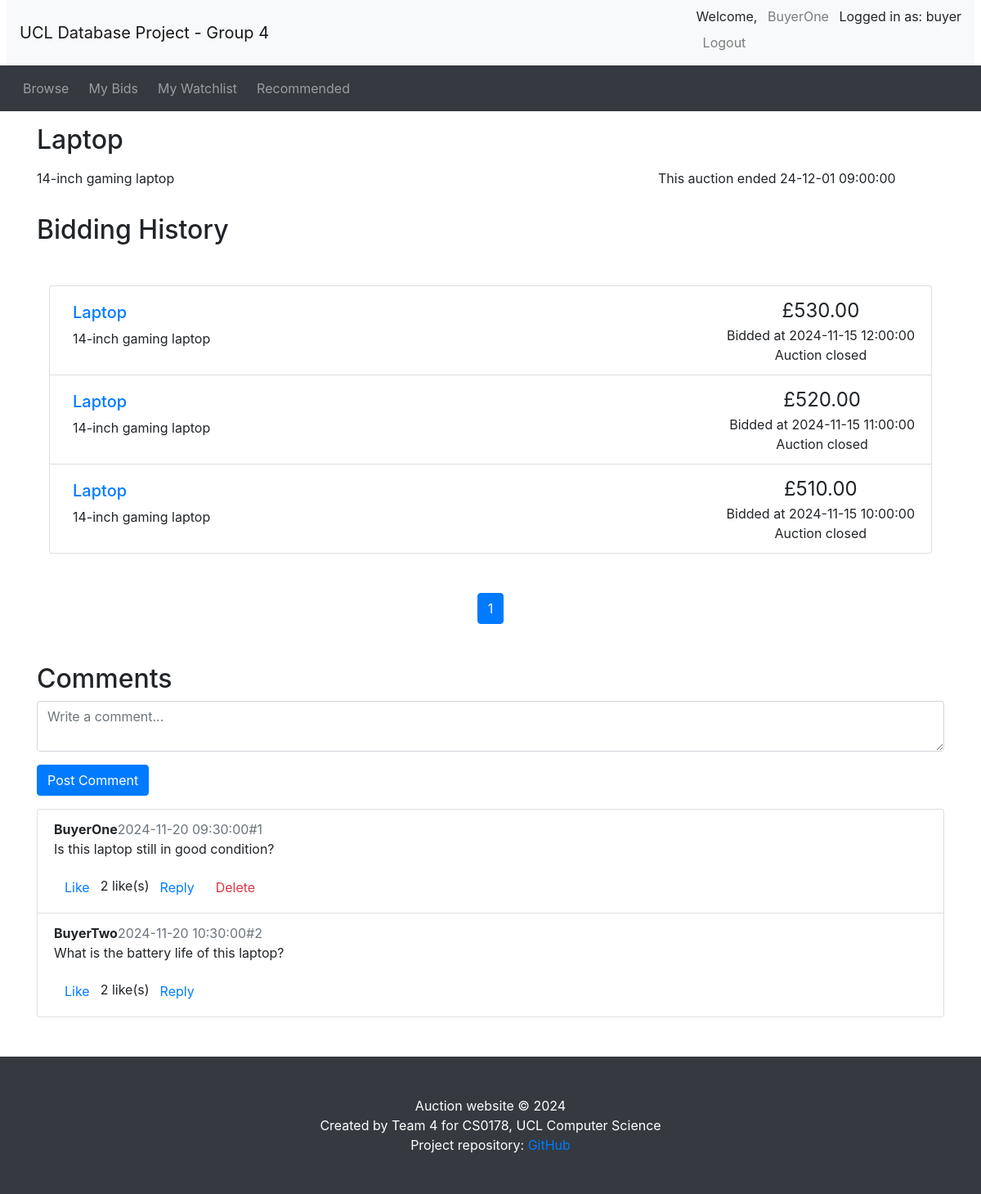
Screenshot of /listing.php?item_id=1 (signed in) with the database file from the repository.
### tables this page shows
CREATE TABLE `auctions` (
    `item_id` INT PRIMARY KEY AUTO_INCREMENT,
    `title` VARCHAR(50) UNIQUE NOT NULL,
    `details` TEXT,
    `category` VARCHAR(30) NOT NULL,
    `startPrice` DECIMAL(10, 2) NOT NULL,
    `reservePrice` DECIMAL(10, 2) CHECK (
        `reservePrice` IS NULL
        OR `reservePrice` >= `startPrice`
    ),
    `startDate` DATETIME NOT NULL,
    `endDate` DATETIME NOT NULL,
    `seller_id` INT NOT NULL,
    `status` ENUM('active', 'closed', 'cancelled') NOT NULL DEFAULT 'active',
    FOREIGN KEY (`seller_id`) REFERENCES `seller` (`user_id`) ON DELETE CASCADE
);

CREATE TABLE `comments` (
    `comment_id` INT PRIMARY KEY AUTO_INCREMENT,
    `item_id` INT NOT NULL,
    `buyer_id` INT NOT NULL,
    `time` DATETIME NOT NULL,
    `content` VARCHAR(1023) NOT NULL,
    `parent_comment_id` INT,
    FOREIGN KEY (`item_id`) REFERENCES `auctions` (`item_id`) ON DELETE CASCADE,
    FOREIGN KEY (`buyer_id`) REFERENCES `user` (`user_id`) ON DELETE CASCADE,
    FOREIGN KEY (`parent_comment_id`) REFERENCES `comments` (`comment_id`) ON DELETE CASCADE
);

CREATE TABLE `profile` (
    `email`  VARCHAR(100) PRIMARY KEY,
    `username` VARCHAR(50) NOT NULL,
    `tel` VARCHAR(15) DEFAULT NULL,
    `address` VARCHAR(100) DEFAULT NULL,
    FOREIGN KEY (`email`) REFERENCES `user` (`email`) ON DELETE CASCADE
);

### listing.php (the view, shortened to what this page needs)
<?php include_once("header.php") ?>
<?php require("utilities.php") ?>
<?php require("my_db_connect.php") ?>
<?php
if (!isset($_GET['item_id'])) {
    $item_id = $_SESSION['viewing'];
} else {
    $item_id = $_GET['item_id'];
}
$sql = "SELECT * FROM auctions WHERE item_id = '$item_id';";
$result = mysqli_query($con, $sql);
$fetch = mysqli_fetch_array($result);
$title = $fetch['title'];
$status = $fetch['status'];
$description = $fetch['details'];
$end_time = new DateTime($fetch['endDate']);
$now = new DateTime();
?>
<div class="container">
    <div class="row">
        <div class="col-sm-8">
            <h2 class="my-3"><?php echo ($title); ?></h2>
        </div>
    </div>
    <div class="row">
        <div class="col-sm-8">
            <div class="itemDescription">
                <?php echo ($description); ?>
            </div>
        </div>
        <div class="col-sm-4">
            <p>
                <?php if ($status == 'cancelled') { ?>
                    This auction was cancelled by its owner.
                <?php } else if ($now > $end_time): ?>
                        This auction ended <?php echo (date_format($end_time, 'y-m-d H:i:s')) ?>
            <?php endif ?>
        </div>
    </div>
</div>
<div class="container" id="mybids">
    <?php
    if (!isset($_GET['page'])) {
        $curr_page = 1;
    } else {
        $curr_page = $_GET['page'];
    }
    if (isset($_SESSION['logged_in']) && $_SESSION['logged_in'] == true && $_SESSION['account_type'] == 'buyer') {
        echo "<h2 class='my-3'>Bidding History</h2>";
        $sql = "SELECT auctions.item_id, auctions.title, auctions.details, auctions.endDate, auctions.status, b.bidTime, b.bidPrice
            FROM (SELECT item_id, bidTime, bidPrice FROM bids WHERE bids.item_id = $item_id) as b
            INNER JOIN auctions
            ON b.item_id = auctions.item_id
            ORDER BY bidPrice DESC";
        $result = mysqli_query($con, $sql);
        $num_results = mysqli_num_rows($result);
        $results_per_page = 3;
        $max_page = ceil($num_results / $results_per_page);
        ?>
        <div class="container mt-5" id="mybids">
            <ul class="list-group">
                <?php
                $sql .= " LIMIT " . (($curr_page - 1) * $results_per_page) . ", $results_per_page";
                $result = mysqli_query($con, $sql);
                while ($fetch = mysqli_fetch_array($result)) {
                    $item_id = $fetch['item_id'];
                    $title = $fetch['title'];
                    $description = $fetch['details'];
                    $end_date = $fetch['endDate'];
                    $bidPrice = $fetch['bidPrice'];
                    $bidTime = $fetch['bidTime'];
                    $status = $fetch['status'];
                    print_bid_listing_li($item_id, $title, $description, $bidPrice, $bidTime, $end_date, $status);
                }
                ?>
            </ul>
            <nav aria-label="Search results pages" class="mt-5">
                <ul class="pagination justify-content-center">
                    <?php
                    $querystring = "";
                    foreach ($_GET as $key => $value) {
                        if ($key != "page") {
                            $querystring .= "$key=$value&amp;";
                        }
                    }
                    $high_page_boost = max(3 - $curr_page, 0);
                    $low_page_boost = max(2 - ($max_page - $curr_page), 0);
                    $low_page = max(1, $curr_page - 2 - $low_page_boost);
                    $high_page = min($max_page, $curr_page + 2 + $high_page_boost);
                    for ($i = $low_page; $i <= $high_page; $i++) {
                        if ($i == $curr_page) {
                            echo ('
    <li class="page-item active">');
                        } else {
                            echo ('
    <li class="page-item">');
                        }
                        echo ('
      <a class="page-link" href="listing.php?' . $querystring . 'page=' . $i . '">' . $i . '</a>
    </li>');
                    }
    }
    ?>
            </ul>
        </nav>
    </div>
</div>
<?php
$comments_sql = "SELECT c.comment_id, c.buyer_id, c.time, c.content, u.username, c.parent_comment_id
                 FROM user
                 JOIN comments c ON user.user_id = c.buyer_id
                 JOIN profile u ON user.email = u.email
                 WHERE c.item_id = $item_id
                 ORDER BY c.time ASC";
$comments_result = mysqli_query($con, $comments_sql);
$comment_count = 0;
$comment_order = [];
while ($comment = mysqli_fetch_assoc($comments_result)) {
    $comment_count++;
    $comment_order[$comment['comment_id']] = $comment_count;
}
mysqli_data_seek($comments_result, 0);
?>
<div class="container mt-5" id="comments-section">
    <h2>Comments</h2>
    <?php if (isset($_SESSION['logged_in']) && $_SESSION['logged_in'] == true): ?>
        <?php if ($_SESSION['account_type'] == 'buyer'): ?>
            <form method="POST" action="post_comment.php">
                <div class="form-group">
                    <textarea class="form-control" id="commentContent" name="content" placeholder="Write a comment..."
                        required></textarea>
                </div>
                <button type="submit" class="btn btn-primary">Post Comment</button>
            </form>
        <?php endif; ?>
    <?php else: ?>
        <p>Please log in to post a comment.</p>
    <?php endif; ?>
    <ul class="list-group mt-3">
        <?php if (mysqli_num_rows($comments_result) > 0): ?>
            <?php
            while ($comment = mysqli_fetch_assoc($comments_result)) {
                echo '<li class="list-group-item">';
                echo '<strong>' . htmlspecialchars($comment['username']) . '</strong>';
                echo '<span class="text-muted">' . date("Y-m-d H:i:s", strtotime($comment['time'])) . '</span>';
                echo '<span class="text-muted">#' . $comment_order[$comment['comment_id']] . '</span>';
                echo '<p>' . nl2br(htmlspecialchars($comment['content'])) . '</p>';
                echo '<div class="comment-actions">';
                echo '<button class="btn btn-link" onclick="likeComment(' . $comment['comment_id'] . ')">Like</button>';
                $likes_sql = 'SELECT COUNT(*) AS likes FROM comment_likes WHERE comment_id = ' . $comment['comment_id'];
                $likes_result = mysqli_query($con, $likes_sql);
                $likes_row = mysqli_fetch_assoc($likes_result);
                echo '<span>' . $likes_row['likes'] . ' like(s)</span>';
                echo '<button class="btn btn-link" onclick="showReplyForm(' . $comment['comment_id'] . ')">Reply</button>';
                if (isset($_SESSION['user_id']) and $_SESSION['user_id'] == $comment['buyer_id']) {
                    echo '<form method="POST" action="delete_comment.php?item_id=' . $item_id . '" style="display:inline;">';
                    echo '<button type="submit" class="btn btn-link text-danger">Delete</button>';
                    echo '</form>';
                }
                echo '</div>';
                echo '</li>';
            }
            ?>
        <?php else: ?>
            <p>No comments yet. Be the first to comment!</p>
        <?php endif; ?>
    </ul>
</div>
<?php include_once("footer.php") ?>

### utilities.php (shortened to what this page needs)
<?php
function print_bid_listing_li($item_id, $title, $desc, $bidPrice, $bidTime, $end_time, $status)
{
    if (strlen($desc) > 250) {
        $desc_shortened = substr($desc, 0, 250) . '...';
    } else {
        $desc_shortened = $desc;
    }
    if ($status == "cancelled") {
        $time_remaining = "Auction cancelled";
    } elseif ($status == "closed") {
        $time_remaining = "Auction closed";
    } else {
        $end_time = new DateTime($end_time);
        $now = new DateTime();
        if ($now > $end_time) {
            $time_remaining = 'Auction closed';
        } else {
            $time_to_end = date_diff($now, $end_time);
            $time_remaining = display_time_remaining($time_to_end) . ' remaining';
        }
    }
    echo ('
    <li class="list-group-item d-flex justify-content-between">
    <div class="p-2 mr-5"><h5><a href="listing.php?item_id=' . $item_id . '">' . $title . '</a></h5>' . $desc_shortened . '</div>
    <div class="text-center text-nowrap"><span style="font-size: 1.5em">£' . number_format($bidPrice, 2) . '</span><br/> Bidded at ' . $bidTime . '<br/>' . $time_remaining . '</div>
  </li>'
    );
}
?>

### rows the page displays
auctions: title "Laptop", details "14-inch gaming laptop", endDate "24-12-01 09:00:00", bidPrice "530.00", bidTime "2024-11-15 12:00:00", endDate "Auction closed", bidPrice "520.00", bidTime "2024-11-15 11:00:00", bidPrice "510.00", bidTime "2024-11-15 10:00:00"
comments: profile.username "BuyerOne", time "2024-11-20 09:30:00", comment_id "1", content "Is this laptop still in good condition?", likes "2"
comments: profile.username "BuyerTwo", time "2024-11-20 10:30:00", comment_id "2", content "What is the battery life of this laptop?", likes "2"

### other values shown
$_SESSION['username'] "BuyerOne"
$_SESSION['account_type'] "buyer"
